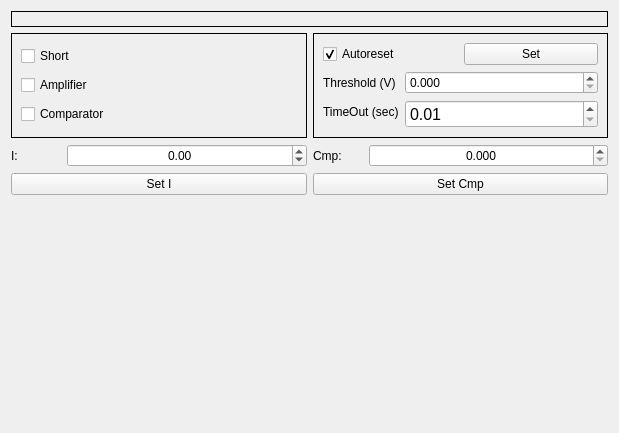
<?xml version="1.0" encoding="UTF-8"?>
<ui version="4.0">
 <class>SspdWidget</class>
 <widget class="QWidget" name="SspdWidget">
  <property name="geometry">
   <rect>
    <x>0</x>
    <y>0</y>
    <width>619</width>
    <height>433</height>
   </rect>
  </property>
  <property name="windowTitle">
   <string>Form</string>
  </property>
  <layout class="QVBoxLayout" name="verticalLayout_5">
   <item>
    <widget class="QLabel" name="lbData">
     <property name="styleSheet">
      <string notr="true">font: 24pt &quot;MS Shell Dlg 2&quot;;</string>
     </property>
     <property name="frameShape">
      <enum>QFrame::Box</enum>
     </property>
     <property name="text">
      <string/>
     </property>
     <property name="textFormat">
      <enum>Qt::AutoText</enum>
     </property>
     <property name="scaledContents">
      <bool>false</bool>
     </property>
     <property name="alignment">
      <set>Qt::AlignLeading|Qt::AlignLeft|Qt::AlignVCenter</set>
     </property>
     <property name="margin">
      <number>0</number>
     </property>
     <property name="indent">
      <number>-1</number>
     </property>
    </widget>
   </item>
   <item>
    <layout class="QHBoxLayout" name="horizontalLayout_4">
     <item>
      <widget class="QFrame" name="frame">
       <property name="frameShape">
        <enum>QFrame::Box</enum>
       </property>
       <property name="frameShadow">
        <enum>QFrame::Plain</enum>
       </property>
       <layout class="QVBoxLayout" name="verticalLayout_3">
        <item>
         <widget class="QCheckBox" name="cbShort">
          <property name="styleSheet">
           <string notr="true">font: 12pt &quot;MS Shell Dlg 2&quot;;</string>
          </property>
          <property name="text">
           <string>Short</string>
          </property>
         </widget>
        </item>
        <item>
         <widget class="QCheckBox" name="cbAmplifier">
          <property name="styleSheet">
           <string notr="true">font: 12pt &quot;MS Shell Dlg 2&quot;;</string>
          </property>
          <property name="text">
           <string>Amplifier</string>
          </property>
         </widget>
        </item>
        <item>
         <widget class="QCheckBox" name="cbComparator">
          <property name="styleSheet">
           <string notr="true">font: 12pt &quot;MS Shell Dlg 2&quot;;</string>
          </property>
          <property name="text">
           <string>Comparator</string>
          </property>
         </widget>
        </item>
       </layout>
      </widget>
     </item>
     <item>
      <widget class="QFrame" name="frame_2">
       <property name="frameShape">
        <enum>QFrame::Box</enum>
       </property>
       <property name="frameShadow">
        <enum>QFrame::Plain</enum>
       </property>
       <layout class="QVBoxLayout" name="verticalLayout_4">
        <item>
         <layout class="QHBoxLayout" name="horizontalLayout_5">
          <item>
           <widget class="QCheckBox" name="cbAutoreset">
            <property name="styleSheet">
             <string notr="true">font: 12pt &quot;MS Shell Dlg 2&quot;;</string>
            </property>
            <property name="text">
             <string>Autoreset</string>
            </property>
            <property name="checkable">
             <bool>true</bool>
            </property>
            <property name="checked">
             <bool>true</bool>
            </property>
           </widget>
          </item>
          <item>
           <widget class="QPushButton" name="pbSetParams">
            <property name="styleSheet">
             <string notr="true">font: 12pt &quot;MS Shell Dlg 2&quot;;</string>
            </property>
            <property name="text">
             <string>Set</string>
            </property>
           </widget>
          </item>
         </layout>
        </item>
        <item>
         <layout class="QFormLayout" name="formLayout">
          <item row="0" column="0">
           <widget class="QLabel" name="label_3">
            <property name="styleSheet">
             <string notr="true">font: 12pt &quot;MS Shell Dlg 2&quot;;</string>
            </property>
            <property name="text">
             <string>Threshold (V)</string>
            </property>
           </widget>
          </item>
          <item row="0" column="1">
           <widget class="QDoubleSpinBox" name="dsbThreshold">
            <property name="styleSheet">
             <string notr="true">font: 12pt &quot;MS Shell Dlg 2&quot;;</string>
            </property>
            <property name="decimals">
             <number>3</number>
            </property>
            <property name="maximum">
             <double>9.999000000000001</double>
            </property>
            <property name="singleStep">
             <double>0.010000000000000</double>
            </property>
           </widget>
          </item>
          <item row="1" column="0">
           <widget class="QLabel" name="label_4">
            <property name="styleSheet">
             <string notr="true">font: 12pt &quot;MS Shell Dlg 2&quot;;</string>
            </property>
            <property name="text">
             <string>TimeOut (sec)</string>
            </property>
           </widget>
          </item>
          <item row="1" column="1">
           <widget class="QDoubleSpinBox" name="dsbTimeOut">
            <property name="font">
             <font>
              <pointsize>12</pointsize>
             </font>
            </property>
            <property name="minimum">
             <double>0.010000000000000</double>
            </property>
           </widget>
          </item>
         </layout>
        </item>
       </layout>
      </widget>
     </item>
    </layout>
   </item>
   <item>
    <layout class="QHBoxLayout" name="horizontalLayout_3">
     <item>
      <layout class="QVBoxLayout" name="verticalLayout">
       <item>
        <layout class="QHBoxLayout" name="horizontalLayout">
         <item>
          <widget class="QLabel" name="label">
           <property name="maximumSize">
            <size>
             <width>50</width>
             <height>16777215</height>
            </size>
           </property>
           <property name="styleSheet">
            <string notr="true">font: 16pt &quot;MS Shell Dlg 2&quot;;</string>
           </property>
           <property name="text">
            <string>I:</string>
           </property>
          </widget>
         </item>
         <item>
          <widget class="QDoubleSpinBox" name="sbI">
           <property name="maximumSize">
            <size>
             <width>16777215</width>
             <height>16777215</height>
            </size>
           </property>
           <property name="styleSheet">
            <string notr="true">font: 20pt &quot;MS Shell Dlg 2&quot;;</string>
           </property>
           <property name="alignment">
            <set>Qt::AlignCenter</set>
           </property>
           <property name="minimum">
            <double>-99.989999999999995</double>
           </property>
           <property name="singleStep">
            <double>0.100000000000000</double>
           </property>
          </widget>
         </item>
        </layout>
       </item>
       <item>
        <widget class="QPushButton" name="pbSetI">
         <property name="maximumSize">
          <size>
           <width>16777215</width>
           <height>16777215</height>
          </size>
         </property>
         <property name="styleSheet">
          <string notr="true">font: 20pt &quot;MS Shell Dlg 2&quot;;</string>
         </property>
         <property name="text">
          <string>Set I</string>
         </property>
        </widget>
       </item>
      </layout>
     </item>
     <item>
      <layout class="QVBoxLayout" name="verticalLayout_2">
       <item>
        <layout class="QHBoxLayout" name="horizontalLayout_2">
         <item>
          <widget class="QLabel" name="label_2">
           <property name="maximumSize">
            <size>
             <width>50</width>
             <height>16777215</height>
            </size>
           </property>
           <property name="styleSheet">
            <string notr="true">font: 16pt &quot;MS Shell Dlg 2&quot;;</string>
           </property>
           <property name="text">
            <string>Cmp:</string>
           </property>
          </widget>
         </item>
         <item>
          <widget class="QDoubleSpinBox" name="sbCmp">
           <property name="styleSheet">
            <string notr="true">font: 20pt &quot;MS Shell Dlg 2&quot;;</string>
           </property>
           <property name="alignment">
            <set>Qt::AlignCenter</set>
           </property>
           <property name="decimals">
            <number>3</number>
           </property>
           <property name="maximum">
            <double>2.500000000000000</double>
           </property>
           <property name="singleStep">
            <double>0.010000000000000</double>
           </property>
          </widget>
         </item>
        </layout>
       </item>
       <item>
        <widget class="QPushButton" name="pbSetCmp">
         <property name="styleSheet">
          <string notr="true">font: 20pt &quot;MS Shell Dlg 2&quot;;</string>
         </property>
         <property name="text">
          <string>Set Cmp</string>
         </property>
        </widget>
       </item>
      </layout>
     </item>
    </layout>
   </item>
   <item>
    <spacer name="verticalSpacer_2">
     <property name="orientation">
      <enum>Qt::Vertical</enum>
     </property>
     <property name="sizeHint" stdset="0">
      <size>
       <width>20</width>
       <height>0</height>
      </size>
     </property>
    </spacer>
   </item>
  </layout>
 </widget>
 <tabstops>
  <tabstop>pbSetI</tabstop>
  <tabstop>sbI</tabstop>
  <tabstop>pbSetCmp</tabstop>
  <tabstop>sbCmp</tabstop>
  <tabstop>cbShort</tabstop>
  <tabstop>cbAmplifier</tabstop>
  <tabstop>cbComparator</tabstop>
 </tabstops>
 <resources/>
 <connections/>
</ui>
